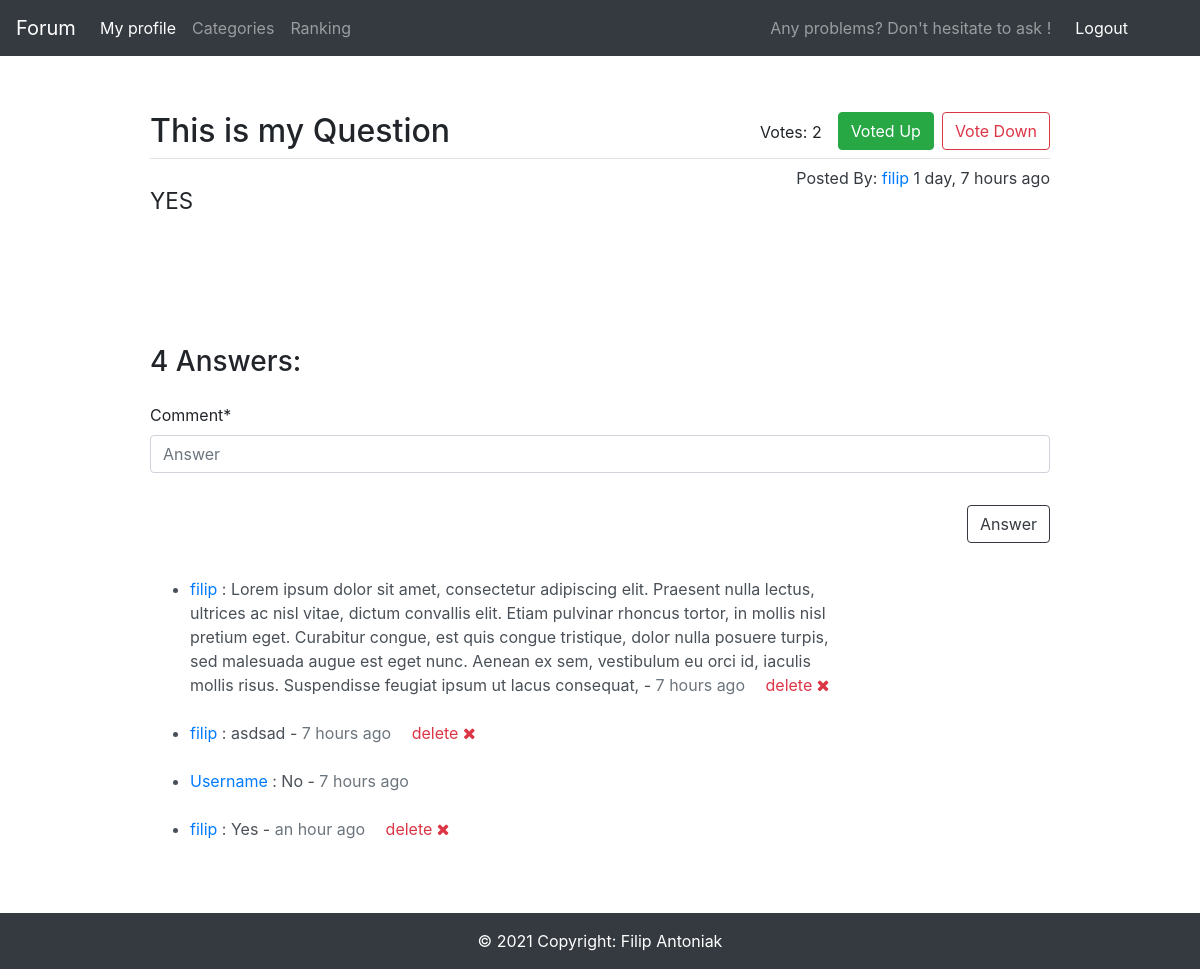
/58/ (signed in), run on the app's committed database.
### main/models.py (models this page shows, shortened)
class Question(models.Model):
    question_text = models.CharField(max_length=100)
    question_subtext = models.TextField(max_length=500)
    pub_date = models.DateTimeField('date published')
    user = models.ForeignKey(User, on_delete=models.CASCADE, default=User.objects.get(pk=1).pk)
    votes = models.IntegerField(default=0)
    def get_date(self):
        return humanize.naturaltime(self.pub_date)

class Comment(models.Model):
    question = models.ForeignKey(Question, on_delete=models.CASCADE, default=1)
    pub_date = models.DateTimeField('date published', default=return_date_time)
    comment_text = models.CharField(max_length=400)
    user = models.ForeignKey(User, on_delete=models.CASCADE, default=User.objects.get(pk=1).pk)
    def get_date(self):
        return humanize.naturaltime(self.pub_date)

### main/views.py (the view, shortened to what this page needs)
# urls.py: path('<int:pk>/', views.DetailView.as_view(), name='detail'),
class DetailView(generic.FormView, generic.DetailView):
    form_class = CreateCommentForm
    template_name = 'main/detail.html'
    def get_queryset(self):
        try:
            messages.info(self.request, str(VoterUp.objects.filter(user=self.request.user).count()-VoterDown.objects.filter(user=self.request.user).count()))
        except:
            pass
        """
        Return the last five published questions (not including those set to be
        published in the future).
        """
        return Question.objects.filter(
            pub_date__lte=timezone.now()
        ).order_by('-pub_date')

### main/forms.py
class CreateCommentForm(forms.ModelForm):
    comment_text = forms.CharField(label='Comment',
                                   max_length=400,
                                   widget=forms.TextInput({"placeholder": "Answer"})
                                   )
    class Meta:
        model = Comment
        fields = ['comment_text']

### main/models.py (called while the page is built)
def return_date_time():
    now = timezone.now()
    return now + timezone.timedelta(days=1)

### main/templates/main/detail.html (shortened to what this page needs)
{% extends 'main/base.html' %}
{% block content %}
{% load crispy_forms_tags %}
{% for message in messages %}
    {% if message.tags == 'info' %}
        {% if message.message == '1' %}
            <form action="{% url 'main:vote_down' question.id %}" method='GET'>
                <button type="submit" class="btn btn-outline-danger float-right">Vote Down</button>
            </form>
            <form action="{% url 'main:vote_up' question.id %}" method='GET'>
                <button class="btn btn-success float-right mr-2">Voted Up</button>
            </form>
        {% endif %}
    {% endif %}
{% endfor %}
<div class="float-right mr-3 mt-2">Votes: {{ question.votes }}</div>
<h2>{{ question.question_text }}</h2>
<a class="float-right" href="/profile/{{ question.user.username }}">
    <div class="text-dark mt-2">Posted By: <span class="text-primary">{{ question.user.username }}</span> {{ question.get_date }}</div>
</a>
<legend class="border-bottom"></legend>
<h3 class="w-75 mt-4 mb-5"><small>{{ question.question_subtext }}</small></h3>
<div class="mt-5 mb-5 p-3"></div>
{% if request.user.is_authenticated %}
    <h3 class="mt-5 mb-4">{{ question.comment_set.all.count }} Answers:</h3>
    <form method="POST">
        <fieldset class="form-group">
            {{ form|crispy }}
        </fieldset>
        <div class="form-group">
            <button class="btn btn-outline-dark float-right" type="submit">Answer</button>
        </div>
        <small class="p-3"></small>
    </form>
{% else %}
    <h3 class="mt-5 mb-4">{{ question.comment_set.all.count }} Answers:
        <a class="float-right" href="/login/">
            <small class="text-primary mt-2">Login To Answer</small>
        </a>
    </h3>
{% endif %}
<ul class="mt-5">
    {% for comment in question.comment_set.all %}
    <li class="mt-3 list-group-item-action flex-column align-items-start mb-4">
        <div class="w-75">
            <a href="/profile/{{ comment.user.username }}" class="text-primary">{{ comment.user }}</a>
                : {{ comment.comment_text }} - <span class="text-secondary">{{ comment.get_date }}</span>
            {% if request.user == comment.user %}
                <a class="text-danger ml-3" href="{% url 'main:delete_comment' comment.id %}"> delete <i class="fa fa-close"></i></a>
            {% endif %}
        </div>
    </li>
    {% endfor %}
</ul>
<div class="p-3"></div>
    {% block footer-class %} position-absolute w-100 {% endblock %}
{% endblock %}

### data on the page
Question: votes "2", question_text "This is my Question", user.username "filip", get_date "1 day, 7 hours ago", question_subtext "YES", comment_set.all.count "4"
Comment: user "filip", comment_text "Lorem ipsum dolor sit amet, consectetur adipiscing elit. Praesent nulla lectus, ultrices ac nisl vitae, dictum convallis elit. Etiam pulvinar rhoncus tortor, in mollis nisl pretium eget. Curabitur congue, est quis congue tristique, dolor nulla posuere turpis, sed malesuada augue est eget nunc. Aenean ex sem, vestibulum eu orci id, iaculis mollis risus. Suspendisse feugiat ipsum ut lacus consequat,", get_date "7 hours ago", shows "delete"
Comment: user "filip", comment_text "asdsad", get_date "7 hours ago", shows "delete"
Comment: user "Username", comment_text "No", get_date "7 hours ago"
Comment: user "filip", comment_text "Yes", get_date "an hour ago", shows "delete"
